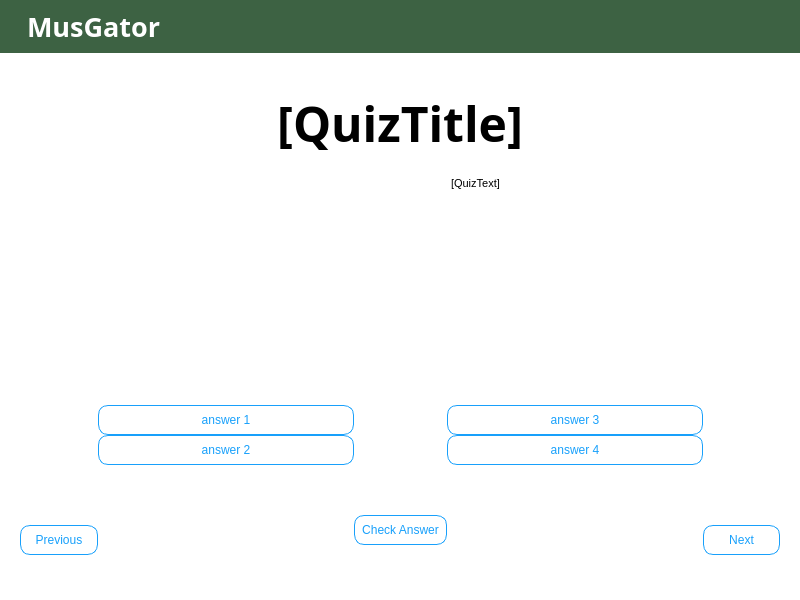
<?xml version="1.0" encoding="UTF-8"?>
<ui version="4.0">
 <class>Learning</class>
 <widget class="QMainWindow" name="Learning">
  <property name="geometry">
   <rect>
    <x>0</x>
    <y>0</y>
    <width>800</width>
    <height>600</height>
   </rect>
  </property>
  <property name="minimumSize">
   <size>
    <width>800</width>
    <height>600</height>
   </size>
  </property>
  <property name="font">
   <font>
    <family>.AppleSystemUIFont</family>
   </font>
  </property>
  <property name="windowTitle">
   <string>Learning</string>
  </property>
  <property name="styleSheet">
   <string notr="true">background-color: rgb(255, 255, 255);</string>
  </property>
  <widget class="QWidget" name="centralwidget">
   <property name="styleSheet">
    <string notr="true">QLabel {
	font: 20pt &quot;Tw Cen MT&quot;;
	font-weight: bold;
}
QTextBrowser {
	font: 12pt &quot;Tw Cen MT&quot;;
	color: rgb(85, 85, 85);
	border: none;
}
QPushButton {
background-color: rgb(255, 255, 255);
border: 1px solid #18A0FB;
border-radius: 10%;
color:#18A0FB;
padding: 7px;
}
QPushButton:hover {
color: rgb(255, 255, 255);
background-color:  #18A0FB;
border: 1px solid #fff;
}</string>
   </property>
   <layout class="QVBoxLayout" name="verticalLayout">
    <property name="spacing">
     <number>0</number>
    </property>
    <property name="leftMargin">
     <number>0</number>
    </property>
    <property name="topMargin">
     <number>0</number>
    </property>
    <property name="rightMargin">
     <number>0</number>
    </property>
    <property name="bottomMargin">
     <number>0</number>
    </property>
    <item>
     <widget class="QWidget" name="banner" native="true">
      <property name="cursor">
       <cursorShape>ArrowCursor</cursorShape>
      </property>
      <property name="styleSheet">
       <string notr="true">background-color:#3d6243;</string>
      </property>
      <layout class="QHBoxLayout" name="bannerLayout">
       <property name="spacing">
        <number>0</number>
       </property>
       <property name="leftMargin">
        <number>8</number>
       </property>
       <property name="topMargin">
        <number>8</number>
       </property>
       <property name="rightMargin">
        <number>8</number>
       </property>
       <property name="bottomMargin">
        <number>8</number>
       </property>
       <item>
        <layout class="QHBoxLayout" name="horizontalLayout">
         <property name="topMargin">
          <number>0</number>
         </property>
         <item>
          <widget class="QLabel" name="label_2">
           <property name="maximumSize">
            <size>
             <width>40</width>
             <height>40</height>
            </size>
           </property>
           <property name="text">
            <string/>
           </property>
           <property name="pixmap">
            <pixmap resource="banner/banner.qrc">:/banner/banner.png</pixmap>
           </property>
           <property name="scaledContents">
            <bool>true</bool>
           </property>
          </widget>
         </item>
         <item>
          <widget class="QLabel" name="label">
           <property name="font">
            <font>
             <family>Tw Cen MT</family>
             <pointsize>20</pointsize>
             <weight>75</weight>
             <italic>false</italic>
             <bold>true</bold>
             <stylestrategy>PreferAntialias</stylestrategy>
            </font>
           </property>
           <property name="styleSheet">
            <string notr="true">color: #fff;
padding-left:4px;</string>
           </property>
           <property name="text">
            <string>MusGator</string>
           </property>
          </widget>
         </item>
         <item>
          <spacer name="horizontalSpacer">
           <property name="orientation">
            <enum>Qt::Horizontal</enum>
           </property>
           <property name="sizeHint" stdset="0">
            <size>
             <width>40</width>
             <height>20</height>
            </size>
           </property>
          </spacer>
         </item>
        </layout>
       </item>
      </layout>
     </widget>
    </item>
    <item>
     <layout class="QVBoxLayout" name="layout" stretch="0,0">
      <property name="sizeConstraint">
       <enum>QLayout::SetMinimumSize</enum>
      </property>
      <property name="leftMargin">
       <number>20</number>
      </property>
      <property name="topMargin">
       <number>20</number>
      </property>
      <property name="rightMargin">
       <number>20</number>
      </property>
      <property name="bottomMargin">
       <number>20</number>
      </property>
      <item>
       <layout class="QHBoxLayout" name="topLayout" stretch="0,0,0">
        <property name="bottomMargin">
         <number>0</number>
        </property>
        <item>
         <spacer name="horizontalSpacer_3">
          <property name="orientation">
           <enum>Qt::Horizontal</enum>
          </property>
          <property name="sizeHint" stdset="0">
           <size>
            <width>40</width>
            <height>20</height>
           </size>
          </property>
         </spacer>
        </item>
        <item>
         <widget class="QLabel" name="quizTitle">
          <property name="sizePolicy">
           <sizepolicy hsizetype="Minimum" vsizetype="Minimum">
            <horstretch>0</horstretch>
            <verstretch>0</verstretch>
           </sizepolicy>
          </property>
          <property name="minimumSize">
           <size>
            <width>0</width>
            <height>100</height>
           </size>
          </property>
          <property name="font">
           <font>
            <family>Tw Cen MT</family>
            <pointsize>36</pointsize>
            <weight>50</weight>
            <italic>false</italic>
            <bold>false</bold>
            <stylestrategy>PreferAntialias</stylestrategy>
           </font>
          </property>
          <property name="styleSheet">
           <string notr="true">color: rgb(0, 0, 0);
font: 36pt &quot;Tw Cen MT&quot;;</string>
          </property>
          <property name="text">
           <string>[QuizTitle]</string>
          </property>
          <property name="alignment">
           <set>Qt::AlignCenter</set>
          </property>
          <property name="wordWrap">
           <bool>false</bool>
          </property>
          <property name="margin">
           <number>0</number>
          </property>
         </widget>
        </item>
        <item>
         <spacer name="horizontalSpacer_4">
          <property name="orientation">
           <enum>Qt::Horizontal</enum>
          </property>
          <property name="sizeHint" stdset="0">
           <size>
            <width>40</width>
            <height>20</height>
           </size>
          </property>
         </spacer>
        </item>
       </layout>
      </item>
      <item>
       <layout class="QGridLayout" name="gridLayout">
        <item row="1" column="4">
         <spacer name="horizontalSpacer2">
          <property name="orientation">
           <enum>Qt::Horizontal</enum>
          </property>
          <property name="sizeType">
           <enum>QSizePolicy::Minimum</enum>
          </property>
          <property name="sizeHint" stdset="0">
           <size>
            <width>10</width>
            <height>10</height>
           </size>
          </property>
         </spacer>
        </item>
        <item row="4" column="3">
         <widget class="QPushButton" name="pushButton_4">
          <property name="text">
           <string>answer 4</string>
          </property>
         </widget>
        </item>
        <item row="5" column="4">
         <spacer name="horizontalSpacer_5">
          <property name="orientation">
           <enum>Qt::Horizontal</enum>
          </property>
          <property name="sizeHint" stdset="0">
           <size>
            <width>40</width>
            <height>20</height>
           </size>
          </property>
         </spacer>
        </item>
        <item row="1" column="2">
         <spacer name="verticalSpacer2">
          <property name="orientation">
           <enum>Qt::Vertical</enum>
          </property>
          <property name="sizeHint" stdset="0">
           <size>
            <width>20</width>
            <height>40</height>
           </size>
          </property>
         </spacer>
        </item>
        <item row="5" column="1">
         <spacer name="verticalSpacer">
          <property name="orientation">
           <enum>Qt::Vertical</enum>
          </property>
          <property name="sizeHint" stdset="0">
           <size>
            <width>20</width>
            <height>40</height>
           </size>
          </property>
         </spacer>
        </item>
        <item row="7" column="2">
         <widget class="QPushButton" name="answerButton">
          <property name="text">
           <string>Check Answer</string>
          </property>
         </widget>
        </item>
        <item row="8" column="2">
         <spacer name="verticalSpacer3">
          <property name="orientation">
           <enum>Qt::Vertical</enum>
          </property>
          <property name="sizeType">
           <enum>QSizePolicy::MinimumExpanding</enum>
          </property>
          <property name="sizeHint" stdset="0">
           <size>
            <width>20</width>
            <height>5</height>
           </size>
          </property>
         </spacer>
        </item>
        <item row="0" column="1">
         <widget class="QGraphicsView" name="quizImage">
          <property name="styleSheet">
           <string notr="true">border: none;</string>
          </property>
         </widget>
        </item>
        <item row="7" column="0">
         <widget class="QPushButton" name="previousButton">
          <property name="styleSheet">
           <string notr="true">margin-top: 20px;</string>
          </property>
          <property name="text">
           <string>Previous</string>
          </property>
         </widget>
        </item>
        <item row="3" column="1">
         <widget class="QPushButton" name="pushButton">
          <property name="text">
           <string>answer 1</string>
          </property>
         </widget>
        </item>
        <item row="5" column="0">
         <spacer name="horizontalSpacer_2">
          <property name="orientation">
           <enum>Qt::Horizontal</enum>
          </property>
          <property name="sizeHint" stdset="0">
           <size>
            <width>40</width>
            <height>20</height>
           </size>
          </property>
         </spacer>
        </item>
        <item row="0" column="2">
         <spacer name="verticalSpacer1">
          <property name="orientation">
           <enum>Qt::Vertical</enum>
          </property>
          <property name="sizeType">
           <enum>QSizePolicy::MinimumExpanding</enum>
          </property>
          <property name="sizeHint" stdset="0">
           <size>
            <width>20</width>
            <height>5</height>
           </size>
          </property>
         </spacer>
        </item>
        <item row="3" column="3">
         <widget class="QPushButton" name="pushButton_3">
          <property name="text">
           <string>answer 3</string>
          </property>
         </widget>
        </item>
        <item row="5" column="3">
         <spacer name="verticalSpacer_2">
          <property name="orientation">
           <enum>Qt::Vertical</enum>
          </property>
          <property name="sizeHint" stdset="0">
           <size>
            <width>20</width>
            <height>40</height>
           </size>
          </property>
         </spacer>
        </item>
        <item row="7" column="4">
         <widget class="QPushButton" name="nextButton">
          <property name="styleSheet">
           <string notr="true">margin-top: 20px;</string>
          </property>
          <property name="text">
           <string>Next</string>
          </property>
         </widget>
        </item>
        <item row="0" column="3">
         <widget class="QTextBrowser" name="quizText">
          <property name="styleSheet">
           <string notr="true">border: none;</string>
          </property>
          <property name="html">
           <string>&lt;!DOCTYPE HTML PUBLIC &quot;-//W3C//DTD HTML 4.0//EN&quot; &quot;http://www.w3.org/TR/REC-html40/strict.dtd&quot;&gt;
&lt;html&gt;&lt;head&gt;&lt;meta name=&quot;qrichtext&quot; content=&quot;1&quot; /&gt;&lt;style type=&quot;text/css&quot;&gt;
p, li { white-space: pre-wrap; }
&lt;/style&gt;&lt;/head&gt;&lt;body style=&quot; font-family:'Tw Cen MT'; font-size:12pt; font-weight:400; font-style:normal;&quot;&gt;
&lt;p style=&quot; margin-top:0px; margin-bottom:0px; margin-left:0px; margin-right:0px; -qt-block-indent:0; text-indent:0px;&quot;&gt;&lt;span style=&quot; font-family:'Open Sans','Arial','sans-serif'; font-size:8pt; color:#000000; background-color:#ffffff;&quot;&gt;[QuizText]&lt;/span&gt;&lt;/p&gt;&lt;/body&gt;&lt;/html&gt;</string>
          </property>
         </widget>
        </item>
        <item row="4" column="1">
         <widget class="QPushButton" name="pushButton_2">
          <property name="text">
           <string>answer 2</string>
          </property>
         </widget>
        </item>
       </layout>
      </item>
     </layout>
    </item>
   </layout>
  </widget>
 </widget>
 <resources>
  <include location="banner/banner.qrc"/>
 </resources>
 <connections/>
</ui>
